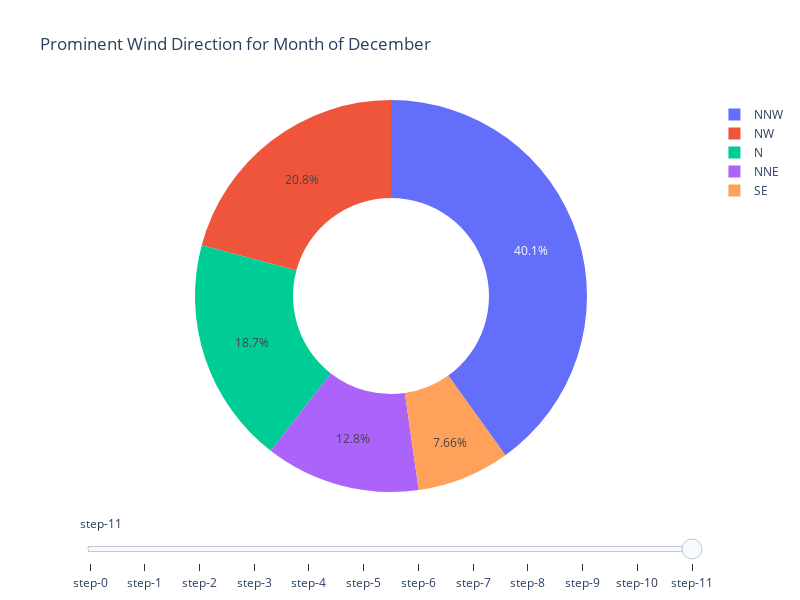

Notebook source saved alongside this figure:
### Markdown cell above
### Prominent Wind Direction for Individual Months

### Code cell
figure = go.Figure(layout=go.Layout(width=800, height=600))

for slider_step in range(1, 12+1):
    month_idx = slider_step
    temp = (data[data['Month'] == month_idx]
            .groupby('wind_dir').agg('count')
            .sort_values('Month', ascending = False)
            .Month.rename('counts', axis = 1)
            .head(5).to_frame().reset_index()
    )
    
    figure.add_trace(
        go.Pie(labels = temp['wind_dir'], values = temp['counts'], visible = False, hole = 0.5)
    )

figure.data[-1].visible = True
steps = []

for i in range(1, 12+1):
    step = dict(
        method="update", 
        args=[{"visible": [False] * len(figure.data)},
              {"title": "Prominent Wind Direction for Month of " + MONTH_IDX_NAME_MAP[i]}],
        )
    step["args"][0]["visible"][i - 1] = True
    steps.append(step)

sliders = [dict(active=12, steps=steps)]
figure.update_layout(sliders=sliders, autosize=True)

### Figure 1 — Plotly figure (JSON) as saved in the notebook; plotly's stock layout.template omitted (floating-point values rounded to 4 significant figures)
{"data": [{"hole": 0.5, "labels": ["NNW", "NW", "N", "SSE", "SE"], "type": "pie", "values": [181, 145, 68, 52, 47], "visible": false}, {"hole": 0.5, "labels": ["NW", "NNW", "WNW", "SE", "N"], "type": "pie", "values": [133, 116, 60, 49, 48], "visible": false}, {"hole": 0.5, "labels": ["NW", "NNW", "WNW", "N", "W"], "type": "pie", "values": [183, 148, 85, 45, 35], "visible": false}, {"hole": 0.5, "labels": ["NNW", "NW", "SW", "WNW", "N"], "type": "pie", "values": [148, 133, 74, 73, 50], "visible": false}, {"hole": 0.5, "labels": ["SW", "NW", "NNW", "WNW", "WSW"], "type": "pie", "values": [137, 127, 85, 72, 67], "visible": false}, {"hole": 0.5, "labels": ["SW", "NW", "SSW", "WSW", "WNW"], "type": "pie", "values": [184, 91, 81, 80, 67], "visible": false}, {"hole": 0.5, "labels": ["ESE", "E", "ENE", "SSW", "SW"], "type": "pie", "values": [92, 80, 72, 68, 64], "visible": false}, {"hole": 0.5, "labels": ["SW", "WSW", "W", "WNW", "NW"], "type": "pie", "values": [126, 110, 103, 69, 60], "visible": false}, {"hole": 0.5, "labels": ["WNW", "NW", "ESE", "SSW", "S"], "type": "pie", "values": [70, 67, 62, 57, 56], "visible": false}, {"hole": 0.5, "labels": ["NNW", "NW", "SE", "ENE", "SSE"], "type": "pie", "values": [84, 78, 73, 56, 52], "visible": false}, {"hole": 0.5, "labels": ["NNW", "NW", "WNW", "N", "W"], "type": "pie", "values": [220, 203, 85, 70, 33], "visible": false}, {"hole": 0.5, "labels": ["NNW", "NW", "N", "NNE", "SE"], "type": "pie", "values": [204, 106, 95, 65, 39], "visible": true}], "layout": {"autosize": true, "height": 600, "sliders": [{"active": 11, "steps": [{"args": [{"visible": [true, false, false, false, false, false, false, false, false, false, false, false]}, {"title": "Prominent Wind Direction for Month of January"}], "method": "update"}, {"args": [{"visible": [false, true, false, false, false, false, false, false, false, false, false, false]}, {"title": "Prominent Wind Direction for Month of February"}], "method": "update"}, {"args": [{"visible": [false, false, true, false, false, false, false, false, false, false, false, false]}, {"title": "Prominent Wind Direction for Month of March"}], "method": "update"}, {"args": [{"visible": [false, false, false, true, false, false, false, false, false, false, false, false]}, {"title": "Prominent Wind Direction for Month of April"}], "method": "update"}, {"args": [{"visible": [false, false, false, false, true, false, false, false, false, false, false, false]}, {"title": "Prominent Wind Direction for Month of May"}], "method": "update"}, {"args": [{"visible": [false, false, false, false, false, true, false, false, false, false, false, false]}, {"title": "Prominent Wind Direction for Month of June"}], "method": "update"}, {"args": [{"visible": [false, false, false, false, false, false, true, false, false, false, false, false]}, {"title": "Prominent Wind Direction for Month of July"}], "method": "update"}, {"args": [{"visible": [false, false, false, false, false, false, false, true, false, false, false, false]}, {"title": "Prominent Wind Direction for Month of August"}], "method": "update"}, {"args": [{"visible": [false, false, false, false, false, false, false, false, true, false, false, false]}, {"title": "Prominent Wind Direction for Month of September"}], "method": "update"}, {"args": [{"visible": [false, false, false, false, false, false, false, false, false, true, false, false]}, {"title": "Prominent Wind Direction for Month of October"}], "method": "update"}, {"args": [{"visible": [false, false, false, false, false, false, false, false, false, false, true, false]}, {"title": "Prominent Wind Direction for Month of November"}], "method": "update"}, {"args": [{"visible": [false, false, false, false, false, false, false, false, false, false, false, true]}, {"title": "Prominent Wind Direction for Month of December"}], "method": "update"}]}], "title": {"text": "Prominent Wind Direction for Month of December"}, "width": 800}}
